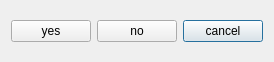
<?xml version="1.0" encoding="UTF-8"?>
<ui version="4.0">
 <class>AcceptSeed</class>
 <widget class="QDialog" name="AcceptSeed">
  <property name="geometry">
   <rect>
    <x>0</x>
    <y>0</y>
    <width>217</width>
    <height>62</height>
   </rect>
  </property>
  <property name="sizePolicy">
   <sizepolicy hsizetype="Fixed" vsizetype="Fixed">
    <horstretch>0</horstretch>
    <verstretch>0</verstretch>
   </sizepolicy>
  </property>
  <property name="windowTitle">
   <string>Accept aorta seed</string>
  </property>
  <layout class="QGridLayout" name="gridLayout">
   <item row="0" column="2">
    <widget class="QPushButton" name="pushButton_cancel">
     <property name="text">
      <string>cancel</string>
     </property>
    </widget>
   </item>
   <item row="0" column="1">
    <widget class="QPushButton" name="pushButton_no">
     <property name="text">
      <string>no</string>
     </property>
    </widget>
   </item>
   <item row="0" column="0">
    <widget class="QPushButton" name="pushButton_yes">
     <property name="text">
      <string>yes</string>
     </property>
    </widget>
   </item>
  </layout>
 </widget>
 <resources/>
 <connections>
  <connection>
   <sender>pushButton_cancel</sender>
   <signal>clicked()</signal>
   <receiver>AcceptSeed</receiver>
   <slot>reject()</slot>
   <hints>
    <hint type="sourcelabel">
     <x>170</x>
     <y>30</y>
    </hint>
    <hint type="destinationlabel">
     <x>108</x>
     <y>30</y>
    </hint>
   </hints>
  </connection>
  <connection>
   <sender>pushButton_yes</sender>
   <signal>clicked()</signal>
   <receiver>AcceptSeed</receiver>
   <slot>accept()</slot>
   <hints>
    <hint type="sourcelabel">
     <x>40</x>
     <y>30</y>
    </hint>
    <hint type="destinationlabel">
     <x>108</x>
     <y>30</y>
    </hint>
   </hints>
  </connection>
  <connection>
   <sender>pushButton_no</sender>
   <signal>clicked()</signal>
   <receiver>AcceptSeed</receiver>
   <slot>close()</slot>
   <hints>
    <hint type="sourcelabel">
     <x>108</x>
     <y>30</y>
    </hint>
    <hint type="destinationlabel">
     <x>108</x>
     <y>30</y>
    </hint>
   </hints>
  </connection>
 </connections>
</ui>
